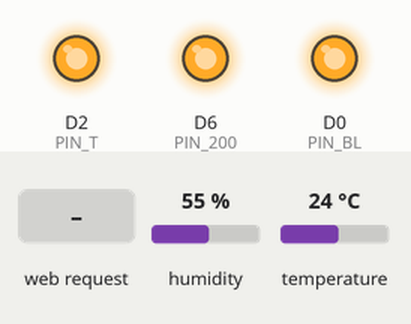
Recording of a sketch running on a simulated ESP8266 (NodeMCU). Parts: output pins drawn as LEDs (lit = HIGH). The inputs (shaded band) are chosen by the test bench; at power-on: humidity 55 %, temperature 24 °C. WiFi joins after 1.5 s; servers stay silent unless stated; pins used as bus, display or sensor lines are not drawn; what the sketch prints to the serial monitor is not drawn.

Above: at 2.7 s.
2.8 s: HTTP request GET /Back_left_on received
At 4.0 s:
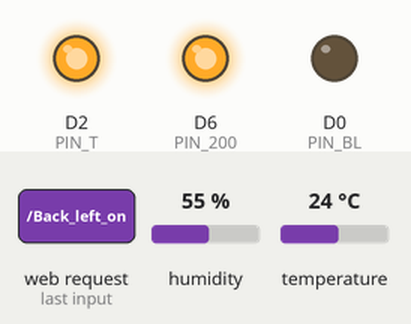
4.3 s: HTTP request GET /Arm_left_on received
At 5.5 s:
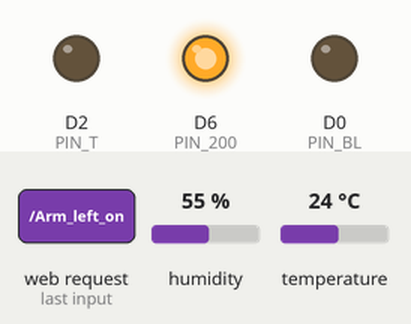
5.8 s: HTTP request GET /Arm_right_on received
At 6.3 s:
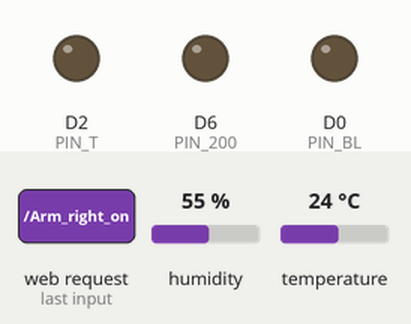
7.3 s: HTTP request GET /Back_left_on received
At 7.8 s:
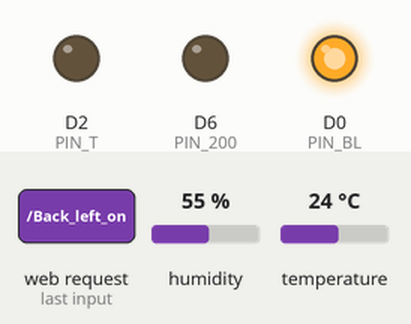
8.8 s: HTTP request GET /Arm_left_on received
At 9.8 s:
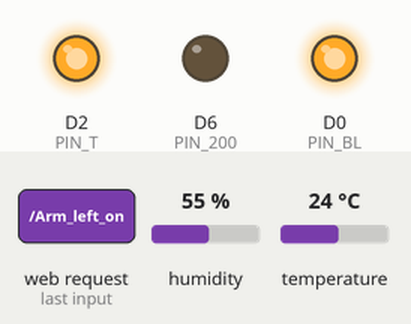
Timing chart, 0 to 11.3 s (numbered marks = the images above; inputs shaded):
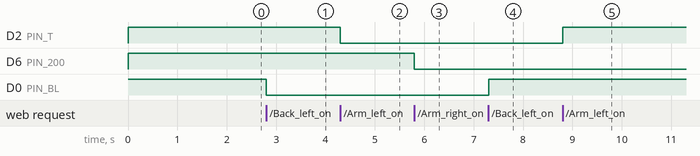

Measured:
- after the input at 2.8 s, D0 (PIN_BL): HIGH → LOW at once
- after the input at 4.3 s, D2 (PIN_T): HIGH → LOW at once
- after the input at 5.8 s, D6 (PIN_200): HIGH → LOW at once
- after the input at 7.3 s, D0 (PIN_BL): LOW → HIGH at once
- after the input at 8.8 s, D2 (PIN_T): LOW → HIGH at once

The sketch:

nodemcu_code.ino
```cpp
#include <ESP8266WiFi.h>
#include <DHT.h>

#define PIN_DHT D4
#define PIN_BL D0
#define PIN_DC D1
#define PIN_T D2
#define PIN_200 D6

const char* ssid = "AndroidHotspot7981";
const char* password = "1234567890";


WiFiServer server(80);
WiFiClient client;
DHT DHTsensor(PIN_DHT, DHT11);

void setup() {
  DHTsensor.begin();
  pinMode(PIN_BL, OUTPUT);
  digitalWrite(PIN_BL, HIGH);
  pinMode(PIN_DC, OUTPUT);
  digitalWrite(PIN_DC, HIGH);
  pinMode(PIN_T, OUTPUT);
  digitalWrite(PIN_T, HIGH);
  pinMode(PIN_200, OUTPUT);
  digitalWrite(PIN_200, HIGH);

  Serial.begin(115200);

  WiFi.mode(WIFI_STA);
  WiFi.begin(ssid, password);

  while (WiFi.status() != WL_CONNECTED) {
    delay(1500);
    Serial.print(".");
  }
  Serial.println("");
  Serial.print("Connecting to ");
  Serial.println(ssid);
  Serial.print("IP address: ");
  Serial.println(WiFi.localIP());

  server.begin();
  Serial.println("Server started");
}

void loop() {
  client = server.available();
  if(!client) return;

  Serial.println("새로운 클라이언트");
  client.setTimeout(10000);

  String request = client.readStringUntil('\r');
  Serial.println("request: ");
  Serial.println(request);

  if(request.indexOf("/Back_left_on") != -1) {

   if (digitalRead(PIN_BL) == 1){
    digitalWrite(PIN_BL, LOW);
    }

    else{
    digitalWrite(PIN_BL, HIGH);
    }
    }

  //else if(request.indexOf("/Back_left_off") != -1) {
  //  digitalWrite(PIN_BL, HIGH);
  //}
  else if(request.indexOf("/Back_right_on") != -1) {
    if (digitalRead(PIN_DC) == 1){
        digitalWrite(PIN_DC, LOW);
        }

        else{
        digitalWrite(PIN_DC, HIGH);
        }
        }
  //else if(request.indexOf("/Back_right_off") != -1) {
  //  digitalWrite(PIN_DC, HIGH);
  //}
  else if(request.indexOf("/Arm_left_on") != -1) {
    if (digitalRead(PIN_T) == 1){
        digitalWrite(PIN_T, LOW);
        }

        else{
        digitalWrite(PIN_T, HIGH);
        }
        }
  //else if(request.indexOf("/Arm_left_off") != -1) {
  //  digitalWrite(PIN_T, HIGH);
  //}
  else if(request.indexOf("/Arm_right_on") != -1) {
    if (digitalRead(PIN_200) == 1){
        digitalWrite(PIN_200, LOW);
        }

        else{
        digitalWrite(PIN_200, HIGH);
        }
        }
  //else if(request.indexOf("/Arm_right_off") != -1) {
  //  digitalWrite(PIN_200, HIGH);
  //}
  else if(request.indexOf("/reset") != -1) {
    digitalWrite(PIN_BL, HIGH);
    digitalWrite(PIN_DC, HIGH);
    digitalWrite(PIN_T, HIGH);
    digitalWrite(PIN_200, HIGH);
  }
  else {
    Serial.println("invalid request");
    digitalWrite(PIN_BL, digitalRead(PIN_BL));
    digitalWrite(PIN_DC, digitalRead(PIN_DC));
    digitalWrite(PIN_T, digitalRead(PIN_T));
    digitalWrite(PIN_200, digitalRead(PIN_200));
  }

  while(client.available()) {
    client.read();
  }

  float humidity = DHTsensor.readHumidity();
  float temp = DHTsensor.readTemperature();
  const char* warning = "off";
  Serial.print("Humidity : ");
  Serial.print(humidity);
  Serial.print(" Temperature : ");
  Serial.print(temp);
  Serial.println(" ºC");

  if(humidity>90 || temp>33){

  digitalWrite(PIN_BL, HIGH);
  digitalWrite(PIN_DC, HIGH);
  digitalWrite(PIN_T, HIGH);
  digitalWrite(PIN_200, HIGH);
  warning = "on";
  }
  else{
  warning = "off";
  }

  client.print("HTTP/1.1 200 OK");
  client.print("Content-Type: text/html\r\n\r\n");
  client.print("<!doctype html><html lang=\"en\"><head><title>Move your Mobility</title><meta charset=\"utf-8\"><meta name=\"viewport\"content=\"width=device-width, initial-scale=1, shrink-to-fit=no\"><meta name=\"description\"content=\"Mobland - Mobile App Landing Page Template\"><meta name=\"keywords\"content=\"HTML5, bootstrap, mobile, app, landing, ios, android, responsive\"><link rel=\"dns-prefetch\"href=\"//fonts.googleapis.com\"><link href=\"https://fonts.googleapis.com/css?family=Rubik:300,400,500\"rel=\"stylesheet\"><link rel=\"stylesheet\"href=\"https://stackpath.bootstrapcdn.com/bootstrap/4.3.1/css/bootstrap.min.css\"><style>@charset\"UTF-8\";body{font-family:'Rubik',sans-serif;position:relative}a{color:#e38cb7}a:hover,a:focus{color:#d6619c}h1{font-size:60px;font-weight:300;letter-spacing:-1px;margin-bottom:1.5rem}h2{font-size:45px;font-weight:300;color:#633991;letter-spacing:-1px;margin-bottom:1rem}h3{color:#633991;font-size:33px;font-weight:500}h4{font-size:20px;font-weight:500;color:#633991}p{color:#959094}.light-bg{background-color:#faf6fb}.section{padding:80px 0}.section-title{text-align:center;margin-bottom:3rem}header{padding:100px 0 0;text-align:center;color:#FFF}.bg-gradient{background-image:-moz-linear-gradient(135deg,rgba(60,8,118,0.8)0%,rgba(250,0,118,0.8)100%);background-image:-webkit-linear-gradient(135deg,rgba(60,8,118,0.8)0%,rgba(250,0,118,0.8)100%);background-image:-ms-linear-gradient(135deg,rgba(60,8,118,0.8)0%,rgba(250,0,118,0.8)100%);background-image:linear-gradient(135deg,rgba(60,8,118,0.8)0%,rgba(250,0,118,0.8)100%)}.tagline{font-size:23px;font-weight:300;color:#ffb8f6;max-width:800px;margin:0 auto}.gradient-fill:before{color:#fc73b4;background:-moz-linear-gradient(top,#9477b4 0%,#fc73b4 100%);background:-webkit-linear-gradient(top,#9477b4 0%,#fc73b4 100%);background:linear-gradient(to bottom,#9477b4 0%,#fc73b4 100%);-webkit-background-clip:text;background-clip:text;-webkit-text-fill-color:transparent}.card.features{border:0;border-radius:3px;box-shadow:0px 5px 7px 0px rgba(0,0,0,0.04);transition:all 0.3s ease}.card.features:before{content:\"\";position:absolute;width:3px;color:#fc73b4;background:-moz-linear-gradient(top,#9477b4 0%,#fc73b4 100%);background:-webkit-linear-gradient(top,#9477b4 0%,#fc73b4 100%);background:linear-gradient(to bottom,#9477b4 0%,#fc73b4 100%);top:0;bottom:0;left:0}.card.features:hover{transform:translateY(-3px);-moz-box-shadow:0px 5px 30px 0px rgba(0,0,0,0.08);-webkit-box-shadow:0px 5px 30px 0px rgba(0,0,0,0.08);box-shadow:0px 5px 30px 0px rgba(0,0,0,0.08)}.myButton{-moz-box-shadow:inset 0px 1px 0px 0px#fbafe3;-webkit-box-shadow:inset 0px 1px 0px 0px#fbafe3;box-shadow:inset 0px 1px 0px 0px#fbafe3;background:-webkit-gradient(linear,left top,left bottom,color-stop(0.05,#ff5bb0),color-stop(1,#ef027d));background:-moz-linear-gradient(top,#ff5bb0 5%,#ef027d 100%);background:-webkit-linear-gradient(top,#ff5bb0 5%,#ef027d 100%);background:-o-linear-gradient(top,#ff5bb0 5%,#ef027d 100%);background:-ms-linear-gradient(top,#ff5bb0 5%,#ef027d 100%);background:linear-gradient(to bottom,#ff5bb0 5%,#ef027d 100%);filter:progid:DXImageTransform.Microsoft.gradient(startColorstr='#ff5bb0',endColorstr='#ef027d',GradientType=0);background-color:#ff5bb0;-moz-border-radius:6px;-webkit-border-radius:6px;border-radius:6px;border:1px solid#ee1eb5;display:inline-block;cursor:pointer;color:#ffffff;font-family:Arial;font-size:16px;font-weight:bold;font-style:italic;padding:7px 13px;text-decoration:none;text-shadow:0px 1px 0px#c70067}.myButton:hover{background:-webkit-gradient(linear,left top,left bottom,color-stop(0.05,#ef027d),color-stop(1,#ff5bb0));background:-moz-linear-gradient(top,#ef027d 5%,#ff5bb0 100%);background:-webkit-linear-gradient(top,#ef027d 5%,#ff5bb0 100%);background:-o-linear-gradient(top,#ef027d 5%,#ff5bb0 100%);background:-ms-linear-gradient(top,#ef027d 5%,#ff5bb0 100%);background:linear-gradient(to bottom,#ef027d 5%,#ff5bb0 100%);filter:progid:DXImageTransform.Microsoft.gradient(startColorstr='#ef027d',endColorstr='#ff5bb0',GradientType=0);background-color:#ef027d}.myButton:active{position:relative;top:1px}.centered{display:table;margin-left:auto;margin-right:auto}}</style></head><body data-spy=\"scroll\"data-target=\"#navbar\"data-offset=\"30\"><header class=\"bg-gradient\"id=\"home\"><div class=\"container mt-5\"><h1>Move Your Aqua Mobility</h1><p class=\"tagline\">Press the button to start each thruster</p></div></header><div class=\"section light-bg\"id=\"features\"><div class=\"centered\"><div class=\"row pb-1\"><div class=\"col-xs-3 mr-3\"><a href='/Arm_left_on'class=\"myButton\">Arm _ Left</a></div><div class=\"col-xs-3\"><a href='/Arm_right_on'class=\"myButton\">Arm _Right</a></div></div><div class=\"row pb-5\"><div class=\"col-xs-3 mr-3\"><a href='/Back_left_on'class=\"myButton\">Back_ Left</a></div><div class=\"col-xs-3\"><a href='/Back_right_on'class=\"myButton\">Back_Right</a></div></div></div></div><div class=\"section light-bg\"id=\"features\"><div class=\"container\"><div class=\"section-title\"><h3>STATUS<br>Arm_Left:");
  client.print((digitalRead(PIN_T)) ? "OFF" : "ON");
  client.print("<br>Arm_Right:");
  client.print((digitalRead(PIN_200)) ? "OFF" : "ON");
  client.print("<br>Back_Left:");
  client.print((digitalRead(PIN_BL)) ? "OFF" : "ON");
  client.print("<br>Back_Right:");
  client.print((digitalRead(PIN_DC)) ? "OFF" : "ON");
  client.print("<br> Temperature:");
  client.print(temp);
  client.print("°C");
  client.print("<br>Humidity:");
  client.print(humidity);
  client.print("%");
  client.print("</h3></div><div class=\"row\"><div class=\"col-12 col-lg-4\"><div class=\"card features\"><div class=\"card-body\"><h4 class=\"card-title\"><a href='/reset'>Turn off all</h4></div></div></div></div><div class=\"row\"><div class=\"col-12 col-lg-4\"><div class=\"card features\"><div class=\"card-body\"><h4 class=\"card-title\"><a href='/reset'>warnig_system</h4><p class=\"card-text\">:");
  client.print(warning);
  client.print("</p></div></div></div></div></div></div></div><script src=\"https://cdnjs.cloudflare.com/ajax/libs/jquery/3.2.1/jquery.min.js\"></script><script src=\"https://stackpath.bootstrapcdn.com/bootstrap/4.3.1/js/bootstrap.bundle.min.js\"></script></body></html>");
  }
```
